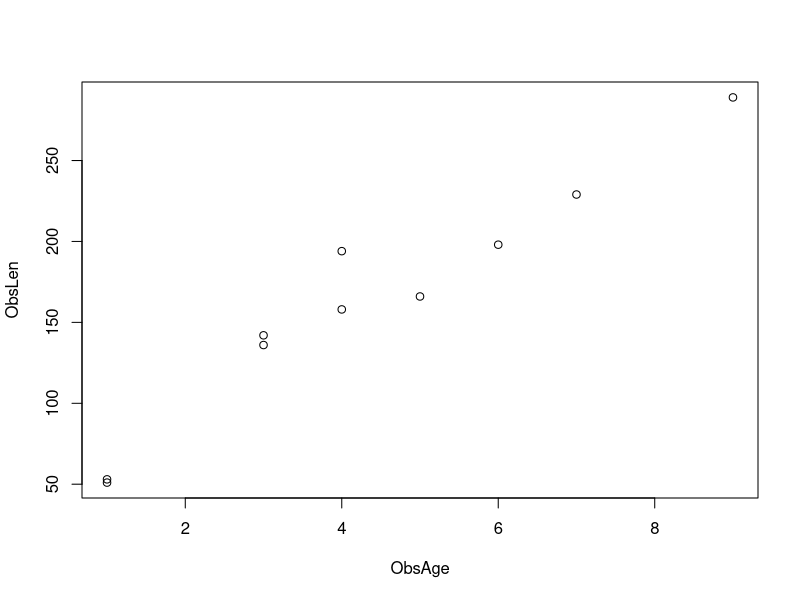
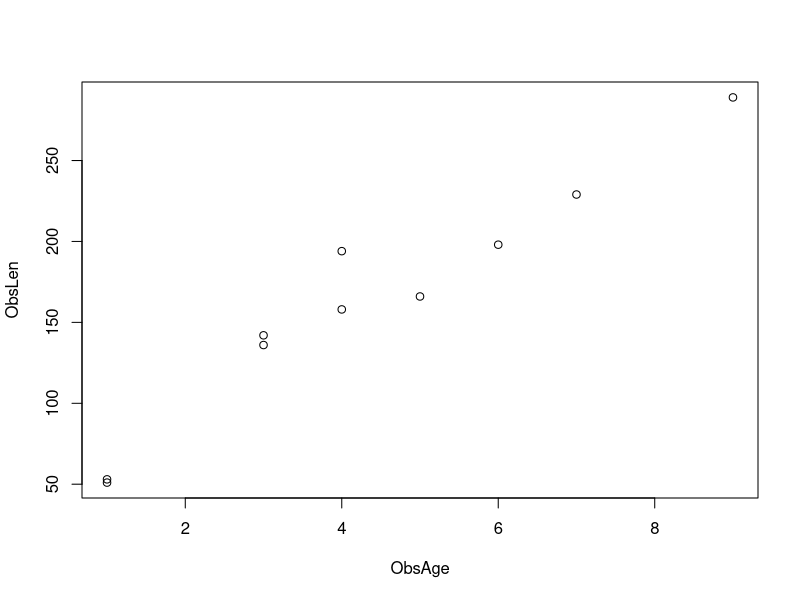
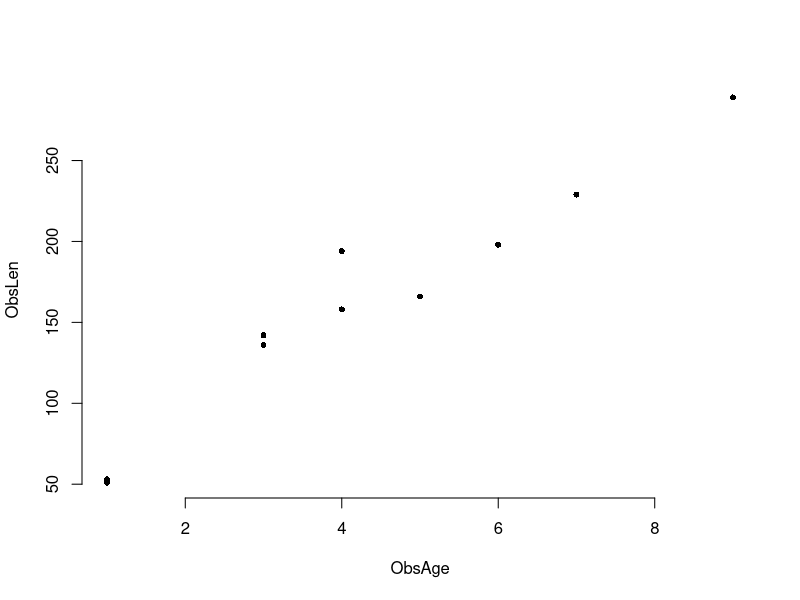
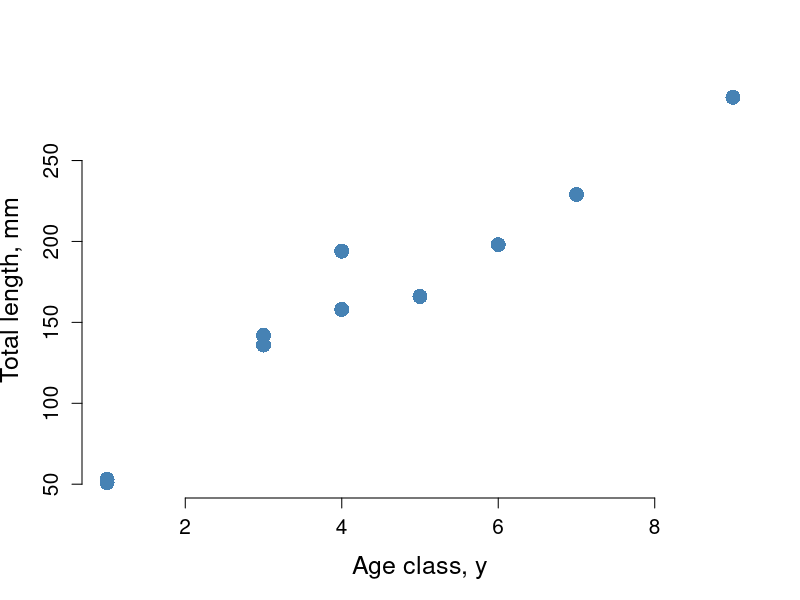
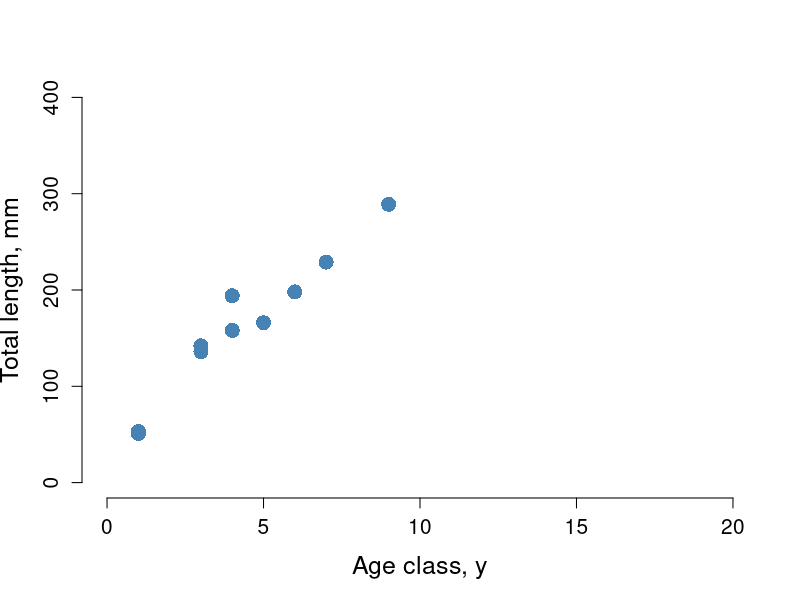
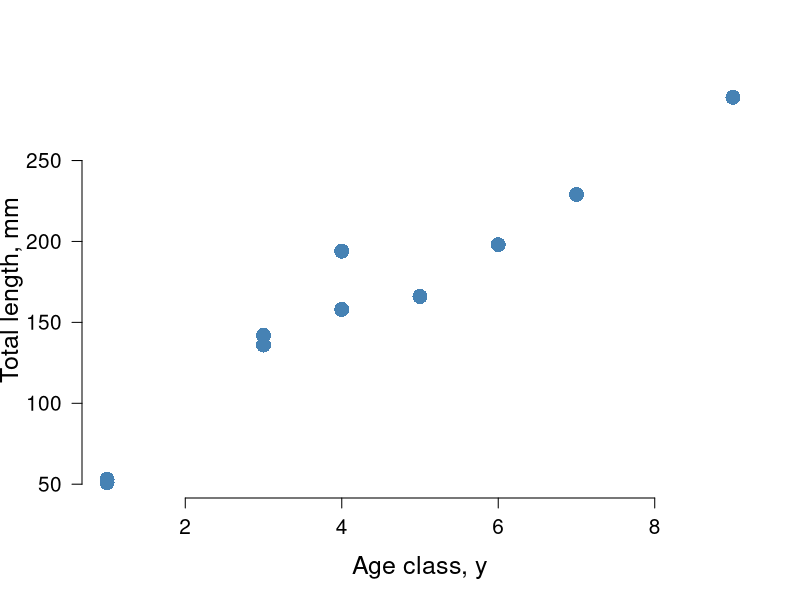
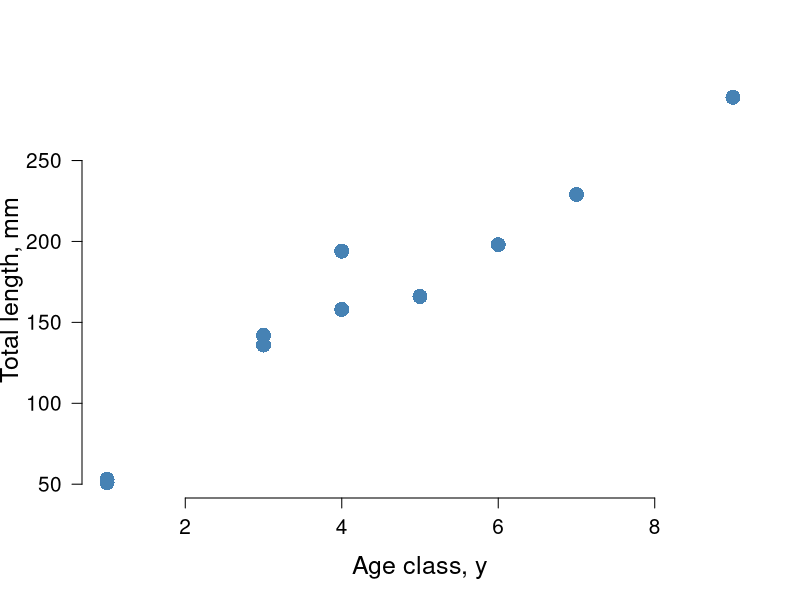
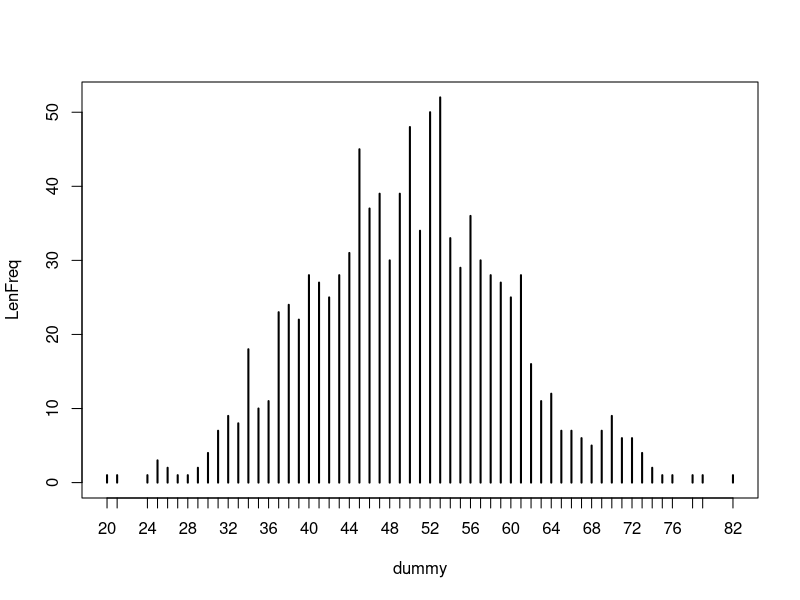

R code for these plots, in order:
## ---- chunk 1
knitr::opts_chunk$set(fig.width = 6,fig.height = 6,
                        echo = TRUE, warning=FALSE,message=FALSE)
## ---- chunk 2
#make sure to start with a clean slate, with no junk in memory 
rm(list=ls())

# Create some vectors
ObsAge <- c(6,1,9,3,7,4,3,5,1,4)
ObsLen <- c(198,53,289,136,229,194,142,166,51,158)
length(ObsAge)==length(ObsLen)      #same length
N_Observations <- length(ObsAge)    #let's store this  
(N_Observations <- length(ObsAge))  #a way to print without printing

plot(x=ObsAge,y=ObsLen)
plot(ObsAge,ObsLen)   #same

#let's improve the plot (use additional arguments, type ?plot)
plot(ObsAge,ObsLen,frame.plot=F,cex=.8,pch=16)

# what other symbol types are there? type ?pch

# redraw & change axis labels, increase point size, change color
plot(ObsAge, ObsLen, frame.plot=F, cex=2, pch=16, 
     ylab="Total length, mm",xlab="Age class, y",
     col="steelblue",cex.axis=1.25,cex.lab=1.5)
## ---- chunk 3
# redraw and change the range for the x and y axes
max(ObsLen)
max(ObsAge)
plot(ObsAge, ObsLen, frame.plot=F, cex=2, pch=16, ylab="Total length, mm",
     xlab="Age class, y",col="steelblue",cex.axis=1.25,cex.lab=1.5,
     xlim=c(0,20), ylim=c(0,400))

#be a bit smarter with axis limits...also change axis orientation
plot(ObsAge, ObsLen, frame.plot=F, cex=2, pch=16, 
     ylab="Total length, mm", xlab="Age class, y",col="steelblue",
     cex.axis=1.25,cex.lab=1.5,las=1,
     xlim=c(min(ObsAge),max(ObsAge)), ylim=c(min(ObsLen),max(ObsLen)))

#Exercise: try las =0, =1, =2, =3
#          try changing points to lines (hint: search ?par 'type')
#           try changing colors (points, axis, labels etc)

## ---- chunk 4
#Let's create a data frame containing the above age and length data
FishDat <- data.frame(ObsAge, ObsLen)
FishDat

head(FishDat)  #the data frame header
head(FishDat,n=2)
FishDat[1:2,]  #same 

tail(FishDat,n=2)   #the last 2 records

FishDat[,1]  #access columns
FishDat[,"ObsAge"]  #same
FishDat$ObsAge      #same


FishDat[1:10,1]  # first 10 ages in the data set
FishDat$ObsAge[1:10] #same

FishDat <- data.frame(Age=ObsAge, Length=ObsLen) #different names
head(FishDat,3)
colnames(FishDat)=c("ObsAge","ObsLen")  #rename it

N_lengths <- length(FishDat$ObsLen) # how many lengths do we have?
N_lengths
nrow(FishDat)
dim(FishDat)  #data frame dimensions

FishDat$FishNum <- seq(from=1, to=N_lengths, by=1) #add a new column
dim(FishDat)

head(FishDat,3)
FishDat <- FishDat[,c(3,1,2)] #re arrange columns
head(FishDat,3)
FishDat <- FishDat[,c("FishNum","ObsAge","ObsLen")] #same
head(FishDat,3)

RowForFish3 <- which(FishDat$FishNum==3)  #access a specific record
RowForFish3
FishDat$ObsLen[which(FishDat$FishNum==3)]  # get its length
FishDat[RowForFish3,3]                     #same
FishDat$ObsLen[RowForFish3]                #same 

#Let's assume there's an error in the database and we need to fix it
#(better to fix errors in code rather than in original data set)
original=FishDat$ObsLen[RowForFish3]
FishDat[RowForFish3,]
FishDat$ObsLen[RowForFish3]=999
FishDat[RowForFish3,]
FishDat$ObsLen[RowForFish3]=original
FishDat[RowForFish3,]
#plot data using the data frame
plot(FishDat$ObsAge, FishDat$ObsLen, frame.plot=F, cex=2, pch=16, 
     ylab="Total length, mm", xlab="Age class, y",col="steelblue",
     cex.axis=1.25,cex.lab=1.5,las=1,
     xlim=c(min(ObsAge),max(ObsAge)), ylim=c(min(ObsLen),max(ObsLen)))

## ---- chunk 5
dummy=round(rnorm(1000,50,10)) #first create some dummy length data 
#                 (don't worry about these functions for the moment)
LenFreq <- table(dummy) #create a table of age observations
plot(LenFreq)   # Let's plot it
plot(LenFreq,type="o", pch=16, lwd=0.8,las=1,
     xlab="Length class",ylab="Frequency")   # make it a bit better
barplot(LenFreq,xlab="Length class",ylab="Frequency",las=1) # same

# let's change the colour
barplot(LenFreq,xlab="Length class",ylab="Frequency", col="light blue",
        las=1)
barplot(LenFreq,xlab="Length class",ylab="Frequency", 
        col=rainbow(length(LenFreq)), las=1)

#create different length categories
sort(unique(dummy))
max(dummy)
Max <- 10*ceiling(max(dummy)/10)
Min <- 10*floor(min(dummy)/10)
LenInterval <- 10  #length interval (every 10 cm)
LenCats <- seq(from=Min, to=Max, by=LenInterval) #length categories

FreqDist <-  table(cut(dummy, breaks=LenCats, right=FALSE))
FreqDist   #type ?cut
#compare to
table(cut(x=dummy, breaks=LenCats))
#it has changed, because the right cut-offs have changed

# To plot, we can use the hist() function
hist(dummy, breaks=LenCats, right=FALSE, col="light blue", main="",
     xlab="10 mm Length category", ylab="Frequency",las=1)
## ---- chunk 6
# We can use hist() to create the table (set it equal to a new object)
HistData=hist(dummy, breaks=LenCats, right=FALSE, col="light blue",
              main="", xlab="10 mm Length category", 
              ylab="Frequency",las=1)
HistData$breaks  #can acces the histogram
HistData$counts

#if don't need to plot the histogram
HistData=hist(dummy, breaks=LenCats, right=FALSE, plot=FALSE)

